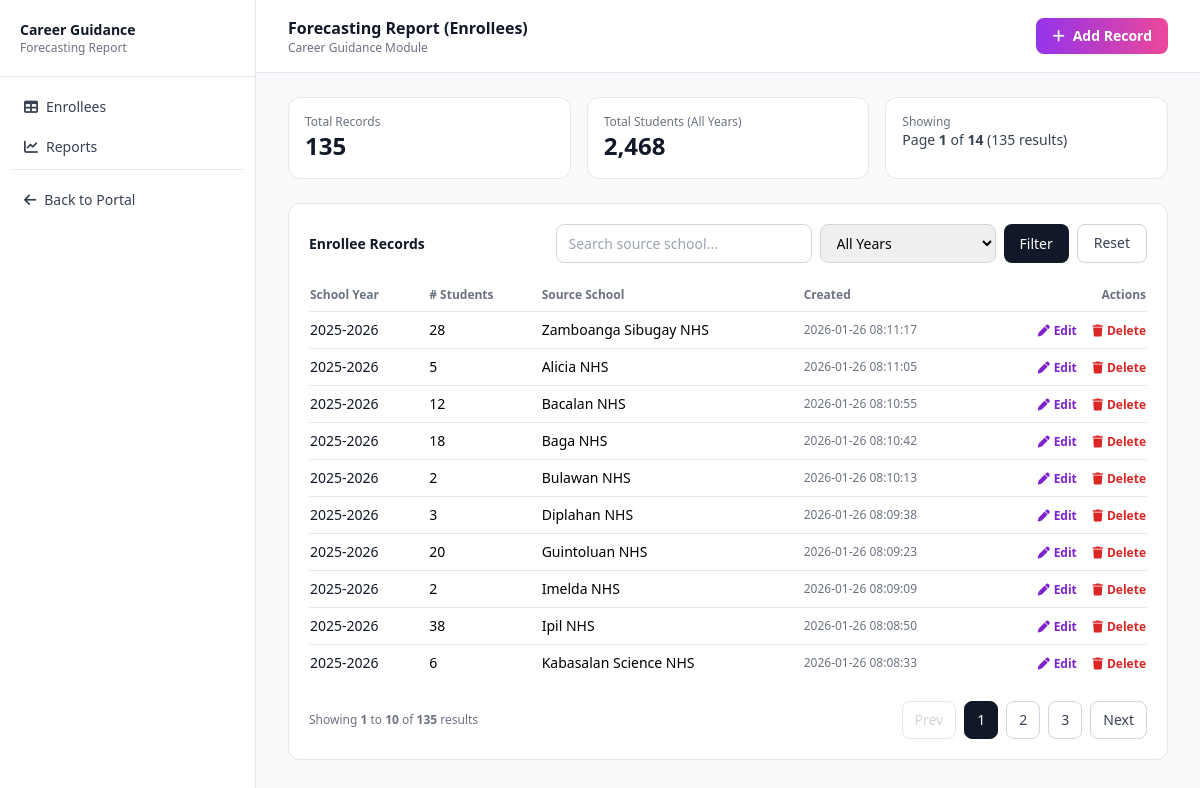
The app's page /STII_operation/career_guidance/index.php (signed in) with its own data.
### tables this page shows
CREATE TABLE `career_forecasting_enrollees` (
  `id` int(11) NOT NULL,
  `school_year` varchar(20) NOT NULL,
  `number_of_students` int(11) NOT NULL,
  `source_school` varchar(150) NOT NULL,
  `created_at` timestamp NOT NULL DEFAULT current_timestamp(),
  `updated_at` timestamp NULL DEFAULT NULL ON UPDATE current_timestamp()
);

### STII_operation/career_guidance/index.php (the view, shortened to what this page needs)
<?php
require_once '../config/conn.php';
function e($str) {
  return htmlspecialchars((string)$str, ENT_QUOTES, 'UTF-8');
}
function stmt_bind_params(mysqli_stmt $stmt, string $types, array $params) {
  $refs = [];
  $refs[] = $types;
  foreach ($params as $k => $v) $refs[] = &$params[$k];
  call_user_func_array([$stmt, 'bind_param'], $refs);
}
$q  = trim($_GET['q']  ?? '');
$page = (int)($_GET['page'] ?? 1);
$perPage = 10;
$params = [];
$types = "";
$baseSql = "FROM career_forecasting_enrollees";
$whereSql = "";
$countSql = "SELECT COUNT(*) as total " . $baseSql . $whereSql;
$stmt = $conn->prepare($countSql);
$stmt->execute();
$totalRows = (int)($stmt->get_result()->fetch_assoc()['total'] ?? 0);
$totalPages = max(1, (int)ceil($totalRows / $perPage));
$offset = ($page - 1) * $perPage;
$listSql = "SELECT id, school_year, number_of_students, source_school, created_at "
  . $baseSql . $whereSql
  . " ORDER BY school_year DESC, id DESC LIMIT ? OFFSET ?";
$stmt = $conn->prepare($listSql);
$bindParams = $params;
$bindTypes  = $types . "ii";
$bindParams[] = $perPage;
$bindParams[] = $offset;
stmt_bind_params($stmt, $bindTypes, $bindParams);
$stmt->execute();
$list = $stmt->get_result()->fetch_all(MYSQLI_ASSOC);
$summarySql = "SELECT COUNT(*) as total_records, COALESCE(SUM(number_of_students),0) as total_students FROM career_forecasting_enrollees";
$summary = $conn->query($summarySql)->fetch_assoc();
function buildPageLink($newPage) {
  $keep = [];
  $keep['page'] = $newPage;
  return "index.php?" . http_build_query($keep);
}
?>
<!DOCTYPE html>
<html lang="en">
<head>
  <script src="https://cdn.tailwindcss.com"></script>
  <link rel="stylesheet" href="https://cdnjs.cloudflare.com/ajax/libs/font-awesome/6.4.0/css/all.min.css">
</head>
<body class="bg-gray-50 min-h-screen">
  <div class="flex min-h-screen">
    <?php include 'includes/sidebar.php'; ?>
    <main class="flex-1">
      <div class="bg-white border-b border-gray-200">
        <div class="px-4 md:px-8 py-4 flex items-center justify-between">
          <div>
            <div class="text-base font-bold text-gray-900">Forecasting Report (Enrollees)</div>
            <div class="text-xs text-gray-500">Career Guidance Module</div>
          </div>
          <button
            id="openAddModalBtn"
            class="inline-flex items-center gap-2 rounded-lg bg-gradient-to-r from-purple-600 to-pink-500 text-white text-sm font-semibold px-4 py-2 hover:opacity-95"
            type="button"
          >
            <i class="fas fa-plus"></i>
            Add Record
          </button>
        </div>
      </div>
      <div class="px-4 md:px-8 py-6">
        <div class="grid grid-cols-1 md:grid-cols-3 gap-4 mb-6">
          <div class="bg-white border border-gray-200 rounded-xl p-4">
            <div class="text-xs text-gray-500">Total Records</div>
            <div class="text-2xl font-bold text-gray-900"><?php echo (int)($summary['total_records'] ?? 0); ?></div>
          </div>
          <div class="bg-white border border-gray-200 rounded-xl p-4">
            <div class="text-xs text-gray-500">Total Students (All Years)</div>
            <div class="text-2xl font-bold text-gray-900"><?php echo number_format((int)($summary['total_students'] ?? 0)); ?></div>
          </div>
          <div class="bg-white border border-gray-200 rounded-xl p-4">
            <div class="text-xs text-gray-500">Showing</div>
            <div class="text-sm text-gray-700">
              Page <span class="font-semibold"><?php echo $page; ?></span> of <span class="font-semibold"><?php echo $totalPages; ?></span>
              (<?php echo number_format($totalRows); ?> result<?php echo $totalRows === 1 ? '' : 's'; ?>)
            </div>
          </div>
        </div>
        <div class="bg-white border border-gray-200 rounded-xl p-5 overflow-x-auto">
          <div class="flex flex-col md:flex-row md:items-center md:justify-between gap-3 mb-4">
            <h2 class="text-sm font-bold text-gray-900">Enrollee Records</h2>
            <form method="GET" class="flex flex-col sm:flex-row gap-2 w-full md:w-auto">
              <input
                type="text"
                name="q"
                value="<?php echo e($q); ?>"
                placeholder="Search source school..."
                class="rounded-lg border border-gray-300 px-3 py-2 text-sm w-full sm:w-64"
              />
              <select name="sy" class="rounded-lg border border-gray-300 px-3 py-2 text-sm w-full sm:w-44">
                <option value="">All Years</option>
              </select>
              <div class="flex gap-2">
                <button class="rounded-lg bg-gray-900 text-white px-4 py-2 text-sm">Filter</button>
                <a href="index.php" class="rounded-lg border border-gray-300 px-4 py-2 text-sm text-gray-700 hover:bg-gray-50">
                  Reset
                </a>
              </div>
            </form>
          </div>
          <table class="min-w-full text-sm">
            <thead>
              <tr class="text-left text-xs text-gray-500 border-b">
                <th class="py-2 pr-3">School Year</th>
                <th class="py-2 pr-3"># Students</th>
                <th class="py-2 pr-3">Source School</th>
                <th class="py-2 pr-3">Created</th>
                <th class="py-2 text-right">Actions</th>
              </tr>
            </thead>
            <tbody class="divide-y">
              <?php if (empty($list)): ?>
                <tr>
                  <td colspan="5" class="py-8 text-center text-gray-500 text-sm">No records found.</td>
                </tr>
              <?php else: ?>
                <?php foreach ($list as $row): ?>
                  <tr class="hover:bg-gray-50">
                    <td class="py-2 pr-3 font-medium text-gray-900"><?php echo e($row['school_year']); ?></td>
                    <td class="py-2 pr-3"><?php echo number_format((int)$row['number_of_students']); ?></td>
                    <td class="py-2 pr-3"><?php echo e($row['source_school']); ?></td>
                    <td class="py-2 pr-3 text-xs text-gray-500"><?php echo e($row['created_at']); ?></td>
                    <td class="py-2 text-right whitespace-nowrap">
                      <button
                        type="button"
                        class="inline-flex items-center text-xs font-semibold text-purple-700 hover:text-purple-900 mr-3 editBtn"
                        data-id="<?php echo (int)$row['id']; ?>"
                        data-school-year="<?php echo e($row['school_year']); ?>"
                        data-number-of-students="<?php echo (int)$row['number_of_students']; ?>"
                        data-source-school="<?php echo e($row['source_school']); ?>"
                      >
                        <i class="fas fa-pen mr-1"></i> Edit
                      </button>
                      <button
                        type="button"
                        class="inline-flex items-center text-xs font-semibold text-red-600 hover:text-red-800 deleteBtn"
                        data-id="<?php echo (int)$row['id']; ?>"
                        data-school-year="<?php echo e($row['school_year']); ?>"
                        data-source-school="<?php echo e($row['source_school']); ?>"
                      >
                        <i class="fas fa-trash mr-1"></i> Delete
                      </button>
                    </td>
                  </tr>
                <?php endforeach; ?>
              <?php endif; ?>
            </tbody>
          </table>
          <div class="flex flex-col sm:flex-row sm:items-center sm:justify-between gap-3 mt-5">
            <div class="text-xs text-gray-500">
              Showing
              <span class="font-semibold"><?php echo ($totalRows === 0) ? 0 : ($offset + 1); ?></span>
              to
              <span class="font-semibold"><?php echo min($offset + $perPage, $totalRows); ?></span>
              of
              <span class="font-semibold"><?php echo number_format($totalRows); ?></span>
              results
            </div>
            <div class="flex items-center gap-2">
              <a
                class="px-3 py-2 rounded-lg border text-sm <?php echo ($page <= 1) ? 'text-gray-300 border-gray-200 pointer-events-none' : 'text-gray-700 border-gray-300 hover:bg-gray-50'; ?>"
                href="<?php echo e(buildPageLink(max(1, $page - 1))); ?>"
              >
                Prev
              </a>
              <?php
                $start = max(1, $page - 2);
                $end = min($totalPages, $page + 2);
                for ($p = $start; $p <= $end; $p++):
              ?>
                <a
                  class="px-3 py-2 rounded-lg border text-sm <?php echo ($p === $page) ? 'bg-gray-900 text-white border-gray-900' : 'text-gray-700 border-gray-300 hover:bg-gray-50'; ?>"
                  href="<?php echo e(buildPageLink($p)); ?>"
                >
                  <?php echo $p; ?>
                </a>
              <?php endfor; ?>
              <a
                class="px-3 py-2 rounded-lg border text-sm <?php echo ($page >= $totalPages) ? 'text-gray-300 border-gray-200 pointer-events-none' : 'text-gray-700 border-gray-300 hover:bg-gray-50'; ?>"
                href="<?php echo e(buildPageLink(min($totalPages, $page + 1))); ?>"
              >
                Next
              </a>
            </div>
          </div>
        </div>
      </div>
    </main>
  </div>
</body>
</html>

### records on screen
career_forecasting_enrollees: school_year "2025-2026", number_of_students "28", source_school "Zamboanga Sibugay NHS", created_at "2026-01-26 08:11:17"
career_forecasting_enrollees: school_year "2025-2026", number_of_students "5", source_school "Alicia NHS", created_at "2026-01-26 08:11:05"
career_forecasting_enrollees: school_year "2025-2026", number_of_students "12", source_school "Bacalan NHS", created_at "2026-01-26 08:10:55"
career_forecasting_enrollees: school_year "2025-2026", number_of_students "18", source_school "Baga NHS", created_at "2026-01-26 08:10:42"
career_forecasting_enrollees: school_year "2025-2026", number_of_students "2", source_school "Bulawan NHS", created_at "2026-01-26 08:10:13"
career_forecasting_enrollees: school_year "2025-2026", number_of_students "3", source_school "Diplahan NHS", created_at "2026-01-26 08:09:38"
career_forecasting_enrollees: school_year "2025-2026", number_of_students "20", source_school "Guintoluan NHS", created_at "2026-01-26 08:09:23"
career_forecasting_enrollees: school_year "2025-2026", number_of_students "2", source_school "Imelda NHS", created_at "2026-01-26 08:09:09"
career_forecasting_enrollees: school_year "2025-2026", number_of_students "38", source_school "Ipil NHS", created_at "2026-01-26 08:08:50"
career_forecasting_enrollees: school_year "2025-2026", number_of_students "6", source_school "Kabasalan Science NHS", created_at "2026-01-26 08:08:33"

### other values on screen
$summary['total_records'] "135"
$summary['total_students'] "2,468"
$page "1"
$totalPages "14"
$totalRows "135"
$offset + 1 "1"
min($offset + $perPage, $totalRows) "10"
